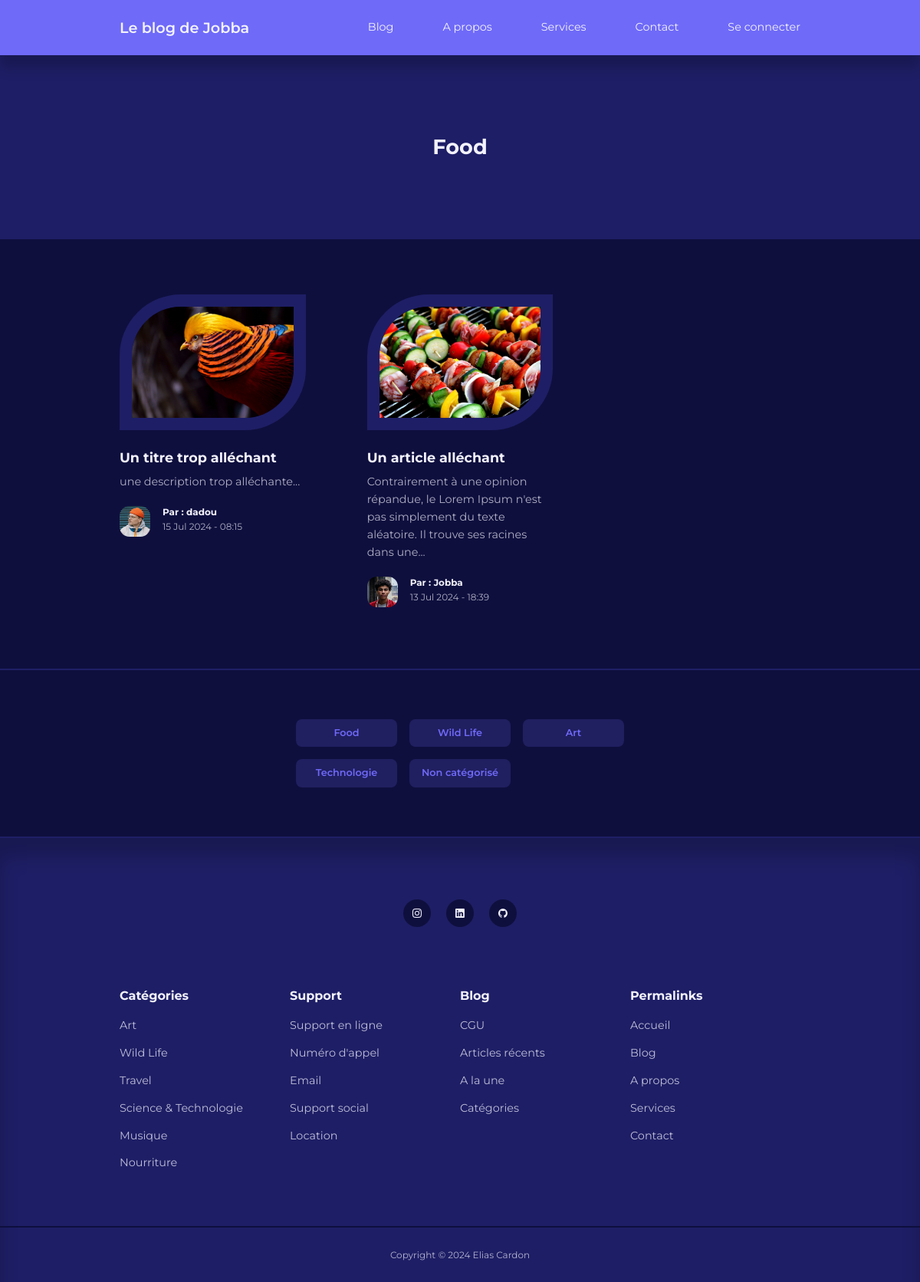
The page /category-post.php?id=1 on the database its author committed.
### tables this page shows
CREATE TABLE IF NOT EXISTS `categories` (
  `id` int UNSIGNED NOT NULL AUTO_INCREMENT,
  `title` varchar(50) NOT NULL,
  `description` text NOT NULL,
  PRIMARY KEY (`id`)
);

CREATE TABLE IF NOT EXISTS `posts` (
  `id` int UNSIGNED NOT NULL AUTO_INCREMENT,
  `title` varchar(255) NOT NULL,
  `body` text NOT NULL,
  `thumbnail` varchar(255) NOT NULL,
  `date_time` timestamp NOT NULL DEFAULT CURRENT_TIMESTAMP,
  `category_id` int UNSIGNED DEFAULT NULL,
  `author_id` int UNSIGNED NOT NULL,
  `is_featured` tinyint(1) NOT NULL,
  PRIMARY KEY (`id`),
  KEY `FK_blog_category` (`category_id`),
  KEY `FK_blog_author` (`author_id`)
);

CREATE TABLE IF NOT EXISTS `users` (
  `id` int UNSIGNED NOT NULL AUTO_INCREMENT,
  `firstname` varchar(50) NOT NULL,
  `lastname` varchar(50) NOT NULL,
  `username` varchar(50) NOT NULL,
  `email` varchar(100) NOT NULL,
  `password` varchar(255) NOT NULL,
  `avatar` varchar(255) NOT NULL,
  `is_admin` tinyint(1) NOT NULL,
  PRIMARY KEY (`id`)
);

### category-post.php (the view, shortened to what this page needs)
<!doctype html>
<?php
include 'backend/partials/header.php';
if (isset($_GET['id'])) {
    $id = filter_var($_GET['id'], FILTER_SANITIZE_NUMBER_INT);
    $query = "SELECT * FROM posts WHERE category_id = $id ORDER BY date_time DESC";
    $posts = mysqli_query($connection, $query);
} else {
    header('location : ' . ROOT_URL . 'blog.php');
    die();
}
?>
<header class="category__title">
    <h2>
        <?php
        $category_query = "SELECT * FROM categories WHERE id = $id";
        $category_result = mysqli_query($connection, $category_query);
        $category = mysqli_fetch_assoc($category_result);
        echo $category['title'];
        ?>
    </h2>
</header>
<?php if (mysqli_num_rows($posts) > 0) : ?>
<section class="posts">
    <div class="container posts__container">
        <?php while ($post = mysqli_fetch_assoc($posts)) : ?>
            <article class="post">
                <div class="post__thumbnail">
                    <img src="<?= ROOT_URL ?>frontend/assets/images/<?= $post['thumbnail'] ?>"
                         alt="Image de l'article">
                </div>
                <div class="post__info">
                    <h3 class="post__title">
                        <a href="<?= ROOT_URL ?>post.php?id=<?= $post['id'] ?>">
                            <?= $post['title'] ?>
                        </a>
                    </h3>
                    <p class="post__body">
                        <?= substr($post['body'], 0, 150) ?>...
                    </p>
                    <div class="post__author">
                        <?php
                        $author_id = $post['author_id'];
                        $author_query = "SELECT * FROM users WHERE id = $author_id";
                        $author_result = mysqli_query($connection, $author_query);
                        $author = mysqli_fetch_assoc($author_result);
                        ?>
                        <div class="post__author-avatar">
                            <img src="frontend/assets/images/<?= $author['avatar'] ?>"
                                 alt="Avatar de l'auteur de l'article">
                        </div>
                        <div class="post__author-info">
                            <h5>Par : <?= "{$author['username']}" ?></h5>
                            <small><?= date("d M Y - H:i", strtotime($post['date_time'])) ?></small>
                        </div>
                    </div>
                </div>
            </article>
        <?php endwhile; ?>
    </div>
</section>
<?php else: ?>
<div class="alert__message error lg">
    <p>Aucun article disponible dans cette catégorie.</p>
</div>
<?php endif; ?>
<section class="category__buttons">
    <div class="container category__buttons-container">
        <?php
        $all_categories_query = "SELECT * FROM categories";
        $all_categories = mysqli_query($connection, $all_categories_query);
        ?>
        <?php while ($category = mysqli_fetch_assoc($all_categories)) : ?>
            <a href="<?= ROOT_URL ?>category-post.php?id=<?= $category['id'] ?>"
               class="category__button"><?= $category['title'] ?></a>
        <?php endwhile; ?>
    </div>
</section>
<?php
include 'backend/partials/footer.php';
?>
</body>
</html>

### frontend/assets/style.css (style rules this page uses)
:root { --color-primary: #6f6af8; --color-primary-light: hsl(242, 91%, 69%, 18%); --color-primary-variant: #5854c7; --color-red: #da0f3f; --color-red-light: hsl(346, 87%, 46%, 15%); --color-green: #00c476; --color-green-light: hsl(156, 100%, 38%, 15%); --color-gray-900: #1e1e66; --color-gray-700: #2d2b7c; --color-gray-300: rgba(242, 242, 254, 0.3); --color-gray-200: rgba(242, 242, 254, 0.7); --color-white: #f2f2fe; --color-bg: #0f0f3e; --transition: all 300ms ease; --container-width-lg: 74%; --container-width-md: 88%; --form-width: 40%; --card-border-radius-1: 0.3rem; --card-border-radius-2: 0.5rem; --card-border-radius-3: 0.8rem; --card-border-radius-4: 2rem; --card-border-radius-5: 5rem; }
* { margin: 0; padding: 0; outline: 0; border: 0; appearance: 0; list-style: none; text-decoration: none; box-sizing: border-box; }
body { font-family: 'Montserrat', sans-serif; line-height: 1.6; color: var(--color-gray-200); overflow-x: hidden; background: var(--color-bg); font-size: 0.9rem; }
.container { width: var(--container-width-lg); max-width: 1800px; margin-inline: auto; }
h1, h2, h3, h4, h5 { color: var(--color-white); line-height: 1.3; }
h2 { font-size: 1.7rem; margin: 1rem 0; }
h3 { font-size: 1.1rem; margin: 0.8rem 0 0.5rem; }
a { color: var(--color-white); transition: var(--transition); }
img { display: block; width: 100%; object-fit: cover; }
.category__button { background: var(--color-primary-light); color: var(--color-primary); display: inline-block; padding: 0.5rem 1rem; border-radius: var(--card-border-radius-2); font-weight: 600; font-size: 0.8rem; text-align: center; }
.post__thumbnail { border-radius: var(--card-border-radius-5) 0; border: 1rem solid var(--color-gray-900); overflow: hidden; margin-bottom: 1.6rem; }
.post__author { display: flex; gap: 1rem; margin-top: 1.2rem; }
.post__author-avatar { width: 2.5rem; height: 2.5rem; border-radius: var(--card-border-radius-3); overflow: hidden; }
.posts__container { display: grid; grid-template-columns: repeat(3, 1fr); gap: 5rem; margin-bottom: 5rem; }
.category__buttons { padding: 4rem 0; border-top: 2px solid var(--color-gray-900); border-bottom: 2px solid var(--color-gray-900); }
.category__buttons-container { width: fit-content; display: grid; grid-template-columns: repeat(3, 1fr); gap: 1rem; }
.category__title { height: 15rem; margin-top: 4.5rem; margin-bottom: 4.5rem; background: var(--color-gray-900); display: grid; place-items: center; }

### rows shown on the page
categories: title "Food"
posts: thumbnail (picture), title "Un titre trop alléchant", body "une description trop alléchante", author.avatar (picture), author.username "dadou", date_time "15 Jul 2024 - 08:15"
posts: thumbnail (picture), title "Un article alléchant", body "Contrairement à une opinion répandue, le Lorem Ipsum n'est pas simplement du texte aléatoire. Il trouve ses racines dans une", author.avatar (picture), author.username "Jobba", date_time "13 Jul 2024 - 18:39"
categories: title "Wild Life"
categories: title "Art"
categories: title "Technologie"
categories: title "Non catégorisé"
